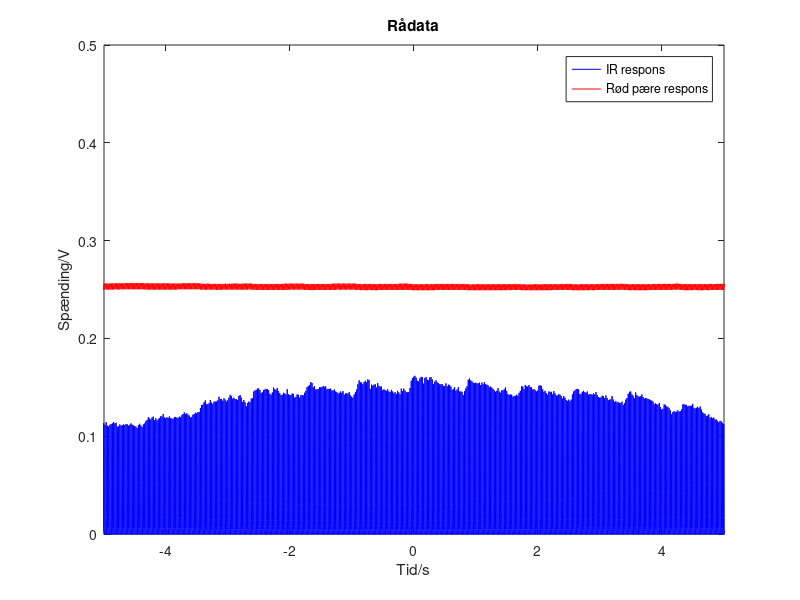
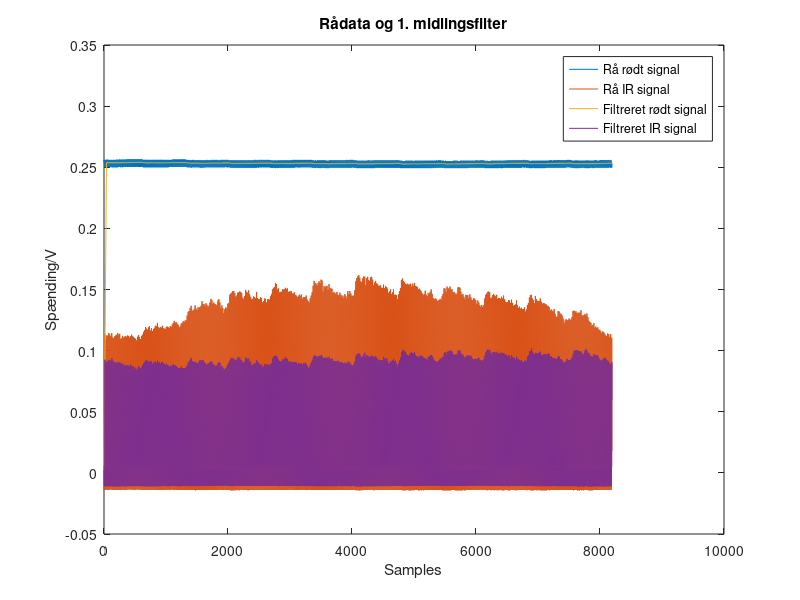
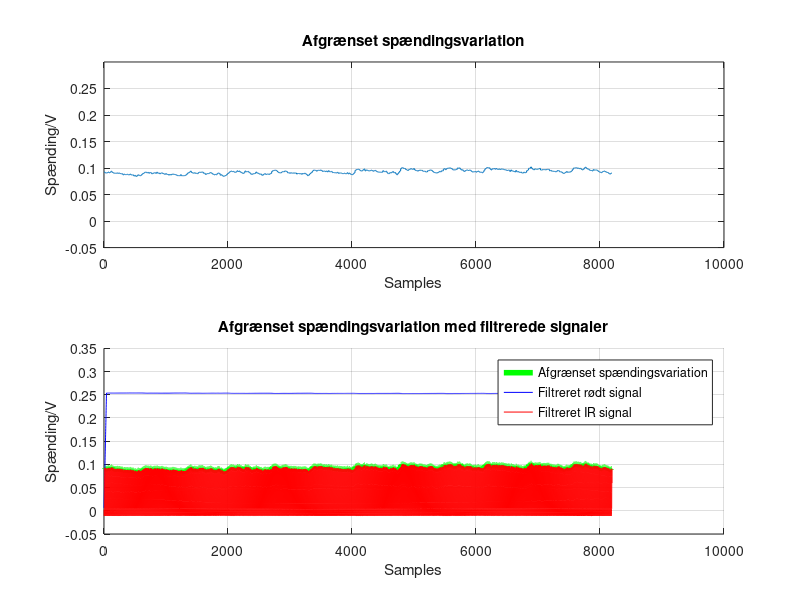
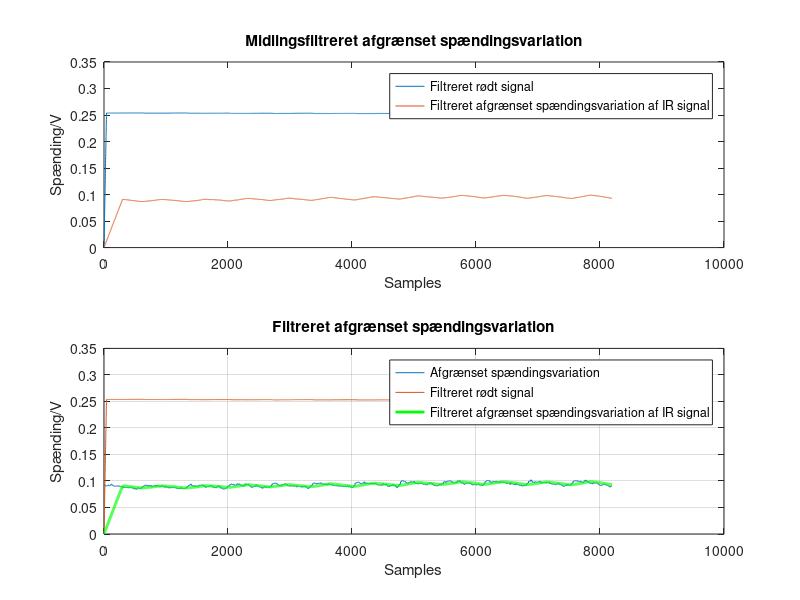

MATLAB code for these plots, in order:
%% Målinger DSE opgave
%  Henrik Truelsen, Viggo Lysdahl, Simon Mylius 03/05-2018

%% Generelt setup:
clear; close all; clc; format compact

%% Indlæsning af data til step respons
sig1=csvread('data/data.csv');

time_S=sig1(:, 1);
RED_S=sig1(:, 2);
IR_S= sig1(:, 3);
% udregning af variable
Ts = time_S(2)-time_S(1);
fs = 1/Ts; %800 hertz
N = 8192;
Tdur = N/fs;
n = (1:N);


%% 1. midlingsfilter
% rødt signal
M_S_R = 40;                           % filterkoefficienter
hMA_R_S = 1/M_S_R*ones(1,M_S_R);          % MA-filter, filterkoefficienter
yMA_R_S = filter(hMA_R_S,1,RED_S);      % filtrerer inputsignal

% IR signal
M_S_IR = 3;                           % filterkoefficienter
hMA_IR_S = 1/M_S_IR*ones(1,M_S_IR);          % MA-filter, filterkoefficienter
yMA_IR_S = filter(hMA_IR_S,1,IR_S);      % filtrerer inputsignal

c = zeros(1,N);

for i = 1:512
    c((i*16-15):(16*i)) = ones(1,16) * max(yMA_IR_S(16*i-5:16*i));
end

% IR signal
M_S_IR_filtreret = 300;                          % filterkoefficienter
hMA_IR_S_filtreret = 1/M_S_IR_filtreret*ones(1,M_S_IR_filtreret);          % MA-filter, filterkoefficienter
yMA_IR_S_filtreret = filter(hMA_IR_S_filtreret,1,c);      % filtrerer inputsignal

puls = 0;
p_x = [];
for i = (M_S_IR_filtreret/8)+1:(N/8)
    if (yMA_IR_S_filtreret(i*8) >= yMA_IR_S_filtreret((i*8)-1)) && (yMA_IR_S_filtreret(i*8) >= yMA_IR_S_filtreret((i*8)+1))
        puls = puls + 1;
        p_x = ([p_x,i*8]);
    end
end

pulsfr=(60/((p_x(length(p_x))-p_x(2))/800))*puls;

%% plotning af signaler

figure
plot(time_S, IR_S, 'b'), grid, hold on
plot(time_S, RED_S, 'r'), grid;
xlabel('Tid/s'), ylabel('Spænding/V'), title('Rådata');
xlim([-5 5]), ylim([0 0.5]);
legend('IR respons', 'Rød pære respons');

figure
plot(n,RED_S), grid, hold on
plot(n,IR_S), grid, hold on
plot(n,yMA_R_S), grid, hold on
plot(n,yMA_IR_S), grid, hold on
xlabel('Samples'), ylabel('Spænding/V'), title('Rådata og 1. midlingsfilter');
legend('Rå rødt signal','Rå IR signal', ['Filtreret rødt ' ...
                    'signal'],'Filtreret IR signal');

figure
subplot(2,1,1)
plot(n,c), grid, hold on
ylim([-0.05 0.3]);
xlabel('Samples'), ylabel('Spænding/V'), title('Afgrænset spændingsvariation');

subplot(2,1,2)
hold on
plot(n,c, 'g','LineWidth', 4), grid, hold on
plot(n,yMA_R_S,'b'), grid, hold on
plot(n,yMA_IR_S,'r'), grid, hold on
xlabel('Samples'), ylabel('Spænding/V'), title(['Afgrænset ' ...
                    'spændingsvariation med filtrerede signaler']);
legend('Afgrænset spændingsvariation','Filtreret rødt signal','Filtreret IR signal');



figure
subplot(2,1,1)
plot(n,yMA_R_S), grid, hold on
plot(n,yMA_IR_S_filtreret),grid,hold on;
xlabel('Samples'), ylabel('Spænding/V'), title(['Midlingsfiltreret afgrænset ' ...
                    'spændingsvariation']);
legend('Filtreret rødt signal','Filtreret afgrænset spændingsvariation af IR signal');

subplot(2,1,2)
plot(n,c), grid, hold on
plot(n,yMA_R_S), grid, hold on
plot(n,yMA_IR_S_filtreret,'g','LineWidth', 2),grid,hold on;
xlabel('Samples'), ylabel('Spænding/V'), title(['Filtreret afgrænset ' ...
                    'spændingsvariation']);
legend('Afgrænset spændingsvariation',['Filtreret rødt signal'],['Filtreret ' ...
                    'afgrænset spændingsvariation af IR signal']);


% figure
% subplot(1,2,1:2)
% plot(n,RED_S), grid, hold on
% plot(n,yMA_R_S), grid, hold on
% plot(n,IR_S), grid, hold on
% plot(n,yMA_IR_S), grid, hold on
% plot(n,c, 'r'), grid, hold on
% plot(n,yMA_IR_S_filtreret, 'g');
% lgd = legend('original rød pære respons', 'filtreret rød pære respons', 'original IR respons', '3 koefficienters IR filter', 'højeste værdi af hvert 32 sample hertil', '280 koefficienters filter på max værdi af hvert 32 sample');
% title(lgd,'akser');
% xlim([0 N]);
% title('Simons filter respons');
% xlabel('samples'), ylabel('volt');
